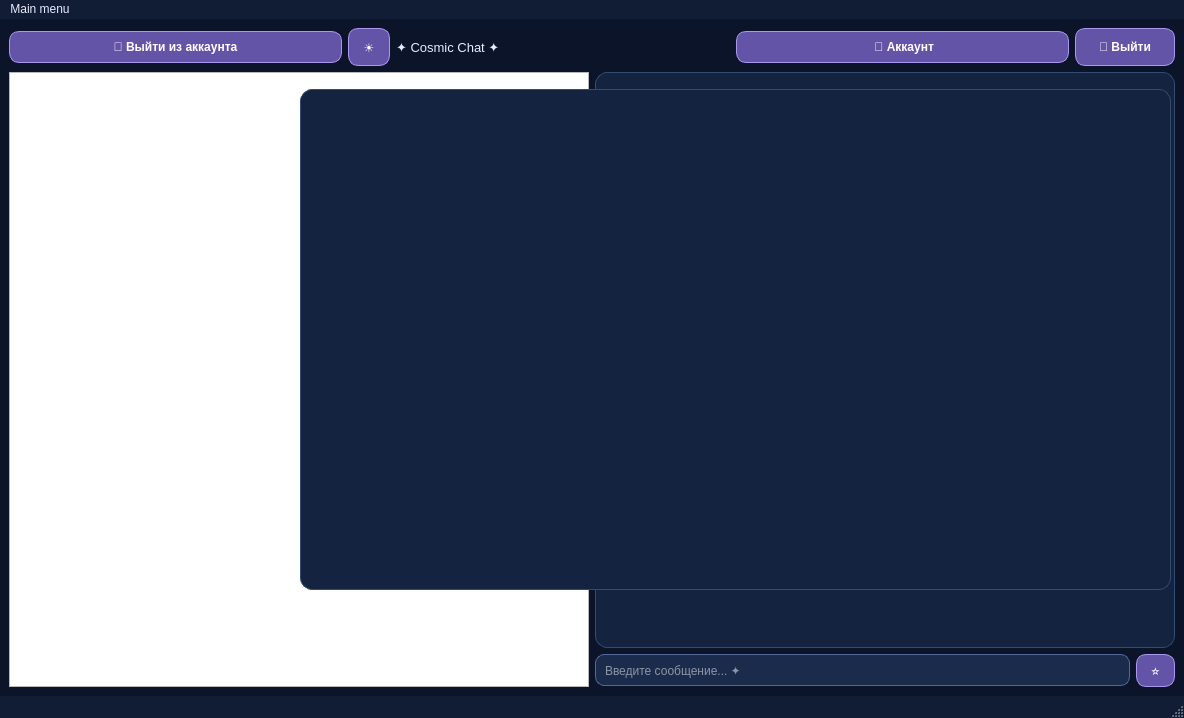
<?xml version="1.0" encoding="UTF-8"?>
<ui version="4.0">
 <class>MainWindow</class>
 <widget class="QMainWindow" name="MainWindow">
  <property name="geometry">
   <rect>
    <x>0</x>
    <y>0</y>
    <width>1184</width>
    <height>718</height>
   </rect>
  </property>
  <property name="windowTitle">
   <string>MainWindow</string>
  </property>
  <property name="styleSheet">
   <string notr="true">
QMainWindow {
    background-color: #0B1428;
}

QWidget#centralwidget {
    background-color: #0B1428;
}

QLabel {
    color: #E8ECFF;
    font-size: 13px;
}

QLineEdit {
    background-color: #1A2B4B;
    color: #FFFFFF;
    border: 1px solid #526A9B;
    border-radius: 9px;
    padding: 7px;
    selection-background-color: #8268CF;
}

QTextBrowser {
    background-color: #142440;
    color: #E8ECFF;
    border: 1px solid #344C70;
    border-radius: 12px;
    padding: 10px;
}

QPushButton {
    background-color: #6354A8;
    color: white;
    border: 1px solid #A998F0;
    border-radius: 10px;
    padding: 8px 14px;
    font-weight: bold;
}

QPushButton:hover {
    background-color: #8370D5;
}

QPushButton:pressed {
    background-color: #403477;
}

QMenuBar, QMenu, QStatusBar {
    background-color: #101D35;
    color: #E8ECFF;
}

QMenuBar::item:selected, QMenu::item:selected {
    background-color: #6354A8;
}
</string>
  </property>
  <widget class="QWidget" name="centralwidget">
   <widget class="QTextBrowser" name="privateChatBrowser">
    <property name="geometry">
     <rect>
      <x>300</x>
      <y>70</y>
      <width>871</width>
      <height>501</height>
     </rect>
    </property>
   </widget>
   <layout class="QVBoxLayout" name="verticalLayout_2">
     <item>
      <layout class="QHBoxLayout" name="horizontalLayout_3">
       <item>
        <widget class="QPushButton" name="logoutButton">
         <property name="text">
          <string>🔐 Выйти из аккаунта</string>
         </property>
        </widget>
       </item>
       <item>
        <widget class="QPushButton" name="themeButton">
         <property name="minimumSize">
          <size>
           <width>42</width>
           <height>38</height>
          </size>
         </property>
         <property name="maximumSize">
          <size>
           <width>42</width>
           <height>38</height>
          </size>
         </property>
         <property name="toolTip">
          <string extracomment="Переключить тему"/>
         </property>
         <property name="text">
          <string>☀</string>
         </property>
        </widget>
       </item>
       <item>
        <widget class="QLabel" name="label_2">
         <property name="font">
          <font>
           <pointsize>-1</pointsize>
          </font>
         </property>
         <property name="text">
          <string>✦ Cosmic Chat ✦</string>
         </property>
        </widget>
       </item>
       <item>
        <widget class="QPushButton" name="accountButton">
         <property name="text">
          <string>	👤 Аккаунт</string>
         </property>
        </widget>
       </item>
       <item>
        <widget class="QPushButton" name="closeAppButton">
         <property name="maximumSize">
          <size>
           <width>100</width>
           <height>100</height>
          </size>
         </property>
         <property name="text">
          <string>🚪 Выйти</string>
         </property>
        </widget>
       </item>
      </layout>
     </item>
     <item>
      <layout class="QHBoxLayout" name="horizontalLayout_2">
       <item>
        <widget class="QListWidget" name="chatsListWidget"/>
       </item>
       <item>
        <layout class="QVBoxLayout" name="verticalLayout">
         <item>
          <widget class="QTextBrowser" name="commonChatBrowser"/>
         </item>
         <item>
          <layout class="QHBoxLayout" name="horizontalLayout">
           <item>
            <widget class="QLineEdit" name="messageLineEdit">
             <property name="placeholderText">
              <string>Введите сообщение... ✦</string>
             </property>
            </widget>
           </item>
           <item>
            <widget class="QPushButton" name="sendMessageButton">
             <property name="sizePolicy">
              <sizepolicy hsizetype="Fixed" vsizetype="Fixed">
               <horstretch>0</horstretch>
               <verstretch>0</verstretch>
              </sizepolicy>
             </property>
             <property name="styleSheet">
              <string notr="true">
QPushButton {
    background-color: #6354A8;
    color: #FFFFFF;
    border: 1px solid #A998F0;
    border-radius: 10px;
    padding: 8px 14px;
    font-size: 13px;
    font-weight: bold;
}

QPushButton:hover {
    background-color: #8370D5;
}

QPushButton:pressed {
    background-color: #403477;
}
</string>
             </property>
             <property name="text">
              <string>⭐</string>
             </property>
            </widget>
           </item>
          </layout>
         </item>
        </layout>
       </item>
      </layout>
     </item>
    </layout>
   <zorder>privateChatBrowser</zorder>
  </widget>
  <widget class="QMenuBar" name="menubar">
   <property name="geometry">
    <rect>
     <x>0</x>
     <y>0</y>
     <width>1184</width>
     <height>26</height>
    </rect>
   </property>
   <widget class="QMenu" name="menuMain_menu">
    <property name="title">
     <string>Main menu</string>
    </property>
    <addaction name="actionOpen_another_cliend"/>
    <addaction name="separator"/>
    <addaction name="actionCloseClient"/>
   </widget>
   <addaction name="menuMain_menu"/>
  </widget>
  <widget class="QStatusBar" name="statusbar"/>
  <action name="actionOpen_another_cliend">
   <property name="text">
    <string>Open another client</string>
   </property>
  </action>
  <action name="actionCloseClient">
   <property name="text">
    <string>Close this client</string>
   </property>
  </action>
 </widget>
 <resources/>
 <connections/>
</ui>
